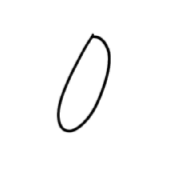
#> input picture data/0_user01_003.png, 175 x 175 px; its folder holds only this picture in this run
$ python main.py
#> lines starting #> are read from the running program, lines starting #| are printed output that depends on the picture; after the words box and inside, x2 and y2 are one past the last pixel; in counts of white or black regions, pixels touching at a corner belong together
#> the answer given: 1
import os
import cv2
import numpy as np
from sklearn import svm
from sklearn.model_selection import train_test_split
from sklearn.metrics import accuracy_score
from skimage.feature import hog
from PIL import Image
import pytesseract
import joblib

# ===== 设置 Tesseract路径 =====
pytesseract.pytesseract.tesseract_cmd = r'C:\Program Files\Tesseract-OCR\tesseract.exe'

# ===== 全局配置 =====
IMAGE_SIZE = (28, 28)
DATASET_PATH = "data"  # 数据集路径
MODEL_SAVE_PATH = "models"  # 模型保存路径

if not os.path.exists(MODEL_SAVE_PATH):
    os.makedirs(MODEL_SAVE_PATH)

# ===== 图像预处理函数 =====
"""
    对输入图像进行灰度化、尺寸调整和二值化处理
        Args:
            image_path (str): 输入图像的完整文件路径

        Returns:
            numpy.ndarray: 预处理后的二值化图像矩阵

        Raises:
            FileNotFoundError: 当图像路径不存在时引发异常
"""
def preprocess_image(image_path):
#> called with image_path = 'data/0_user01_003.png'
    img = cv2.imread(image_path, cv2.IMREAD_GRAYSCALE)
#> img is the input picture: shape (175, 175); min 1, max 255, mean 249.9
    if img is None:
        raise FileNotFoundError(f"找不到图片: {image_path}")
    img = cv2.resize(img, IMAGE_SIZE)
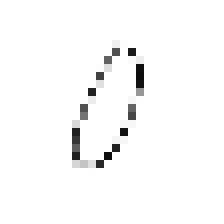
#> img: shape (28, 28) (shown 8 times larger); min 13, max 255, mean 249.2
    img = cv2.adaptiveThreshold(img, 255, cv2.ADAPTIVE_THRESH_GAUSSIAN_C,
                                cv2.THRESH_BINARY_INV, 11, 2)
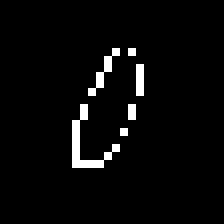
#> img: shape (28, 28) (shown 8 times larger); 3.4% white in thin lines or dots, all inside (x1, y1, x2, y2) = (9, 6, 18, 21)
    return img

# ===== 提取 HOG 特征 =====
"""
    使用方向梯度直方图（HOG）算法提取图像特征
        Args:
            image (numpy.ndarray): 预处理后的灰度图像矩阵

        Returns:
            numpy.ndarray: 提取的特征向量
"""
def extract_hog_features(image):
    features = hog(image, pixels_per_cell=(7,7), cells_per_block=(2,2),
                   block_norm='L2-Hys', visualize=False)
#> features = 324 values, max 0.581 at index 288, min 0 at index 0, mean 0.068
    return features

# ===== 加载数据集 =====
"""
    加载并处理数据集目录下的所有PNG图像文件

    文件命名格式要求：
    - 格式：数字标签_用户标签.png（例：5_userA.png）
    - 自动跳过不符合命名规范的文件

    Returns:
        tuple: 包含四个元素的元组
            - X_digit (numpy.ndarray): 数字特征数据集
            - y_digit (numpy.ndarray): 数字标签数组
            - X_user (numpy.ndarray): 用户特征数据集
            - y_user (numpy.ndarray): 用户标签数组
"""
def load_digits_data():
    X_digit, y_digit = [], []
    X_user, y_user = [], []

    for filename in os.listdir(DATASET_PATH):
        if not filename.endswith(".png"):
            continue

        parts = filename.split("_")
        if len(parts) < 2:
            continue

        digit_label = int(parts[0])
        user_label = parts[1]

        image_path = os.path.join(DATASET_PATH, filename)
        try:
            image = preprocess_image(image_path)
            features = extract_hog_features(image)

            # 数字识别数据
            X_digit.append(features)
            y_digit.append(digit_label)

            # 用户识别数据
            X_user.append(features)
            y_user.append(user_label)

        except Exception as e:
            print(f"加载失败: {filename}, 错误: {e}")

    return (
        np.array(X_digit), np.array(y_digit),
        np.array(X_user), np.array(y_user)
    )

# ===== 训练数字识别模型 =====
"""
    训练并保存数字识别SVM分类器

    流程说明：
    1. 加载预处理后的数字数据集
    2. 按8:2比例分割训练集/测试集
    3. 使用RBF核的SVM进行训练
    4. 评估模型准确率
    5. 持久化保存模型到文件

"""
def train_digit_recognition_model():
    X_digit, y_digit, _, _ = load_digits_data()
#> y_digit = [0]
#> (the run stopped early here; a loop or call above may not have finished)

$ run again, on data/0_user02_014.png
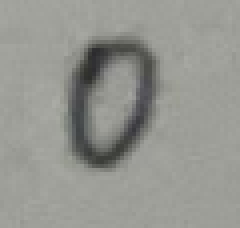
#> input picture data/0_user02_014.png, 60 x 57 px (shown 4 times larger)
#> in preprocess_image, `img = cv2.resize(img, IMAGE_SIZE)`:
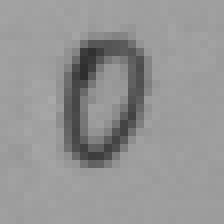
#> img: shape (28, 28) (shown 8 times larger); min 46, max 169, mean 148.6
#> in preprocess_image, `img = cv2.adaptiveThreshold(img, 255, cv2.ADAPTIVE_THRESH_GAUSSIAN_C, ..`:
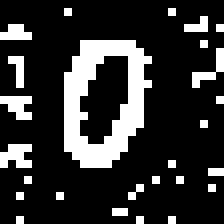
#> img: shape (28, 28) (shown 8 times larger); 19.8% white in thin lines or dots
#> in extract_hog_features, `features = hog(image, pixels_per_cell=(7,7), cells_per_block=(2,2), bl..`: features = 324 values, max 0.376 at index 40, min 0 at index 1, mean 0.0903
#> y_digit = [0]

$ run again, on data/0_user01_012.png
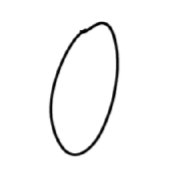
#> input picture data/0_user01_012.png, 192 x 192 px
#> in preprocess_image, img is the input picture: shape (192, 192); min 1, max 255, mean 249
#> in preprocess_image, `img = cv2.resize(img, IMAGE_SIZE)`:
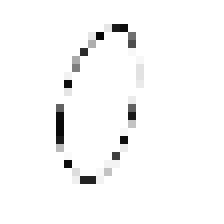
#> img: shape (28, 28) (shown 8 times larger); min 6, max 255, mean 248.7
#> in preprocess_image, `img = cv2.adaptiveThreshold(img, 255, cv2.ADAPTIVE_THRESH_GAUSSIAN_C, ..`:
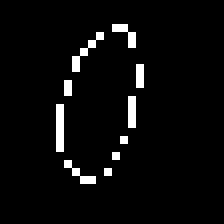
#> img: shape (28, 28) (shown 8 times larger); 4% white in thin lines or dots, all inside (x1, y1, x2, y2) = (7, 3, 18, 23)
#> in extract_hog_features, `features = hog(image, pixels_per_cell=(7,7), cells_per_block=(2,2), bl..`: features = 324 values, max 0.661 at index 288, min 0 at index 0, mean 0.07
#> y_digit = [0]
